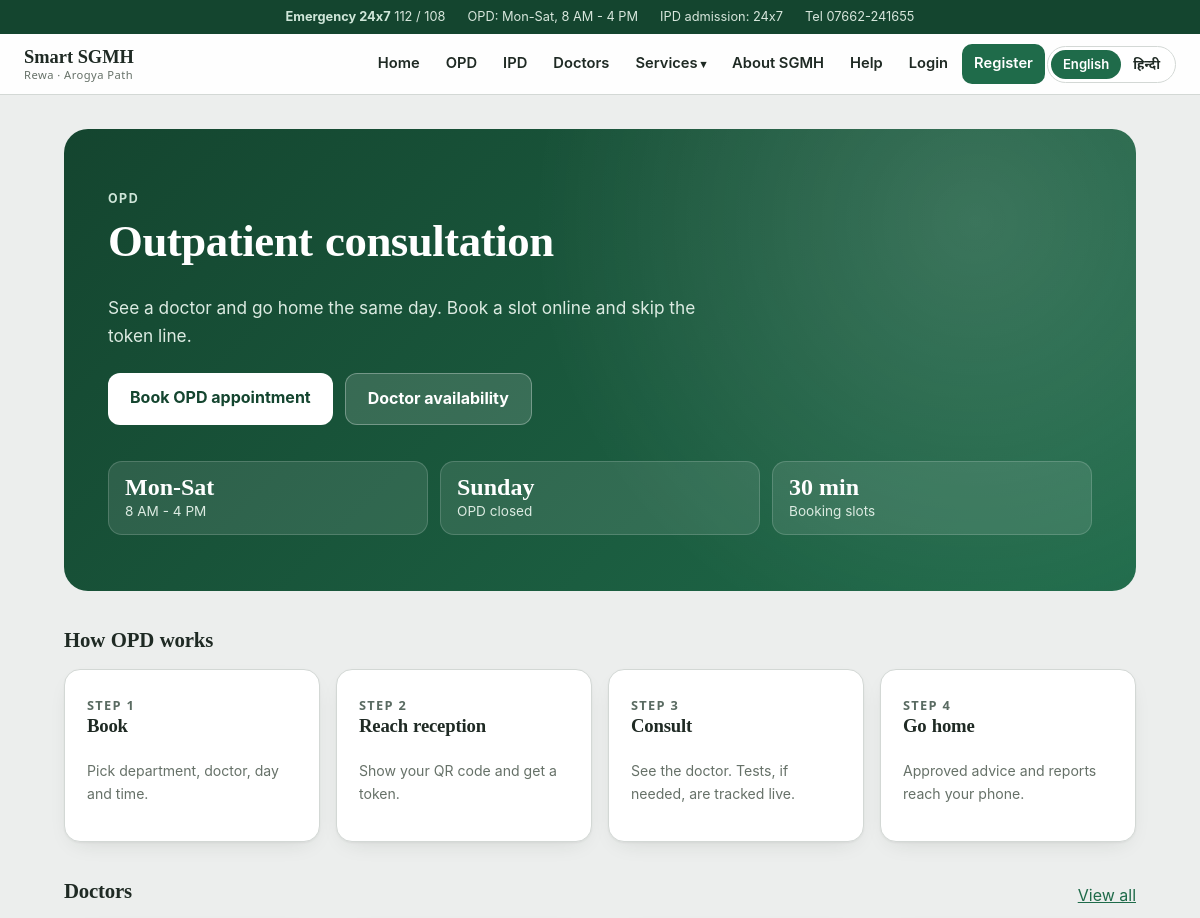
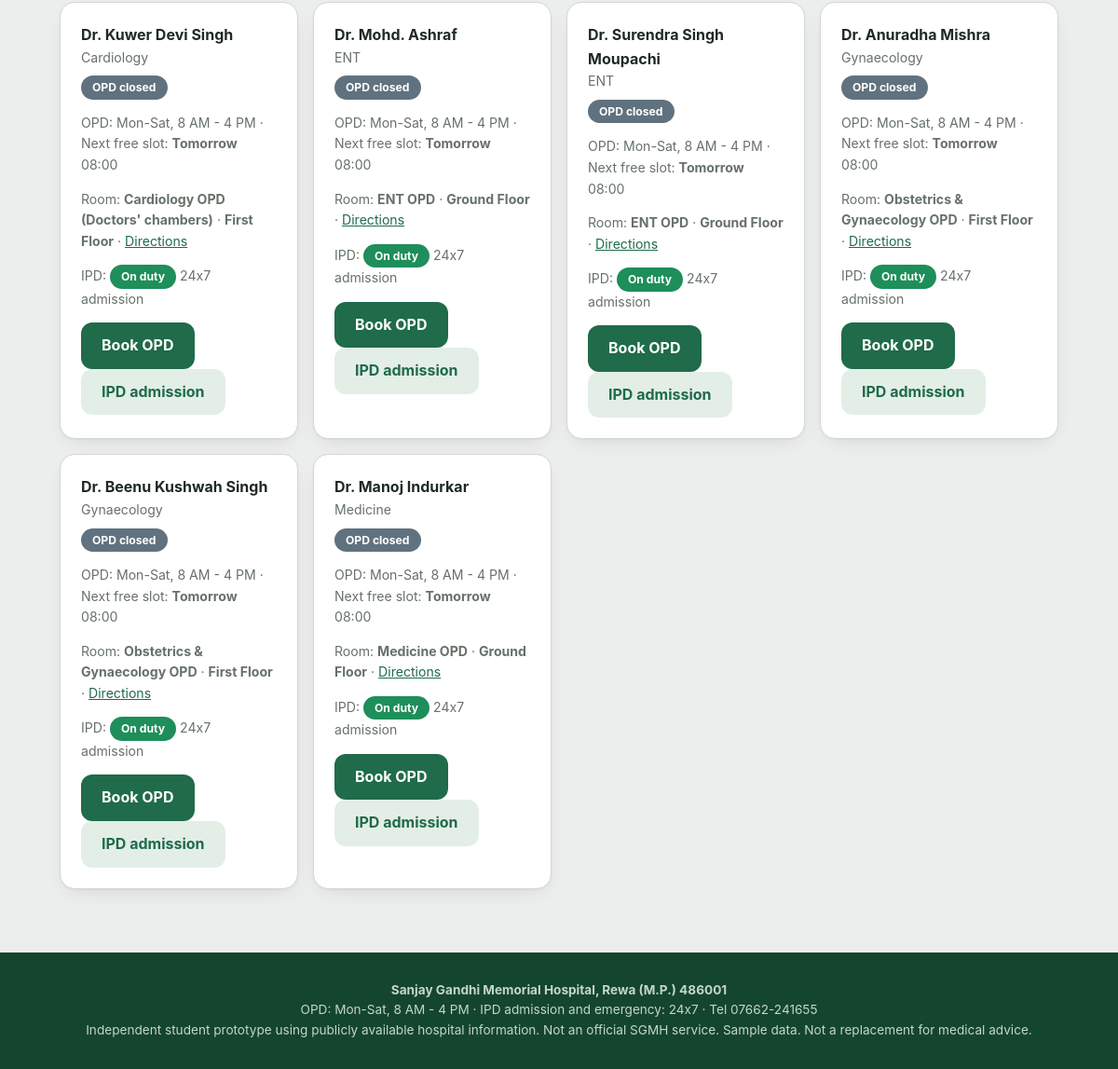
/opd, run on the app's committed database (2 pictures, top to bottom).
### tables this page shows
CREATE TABLE users(id INTEGER PRIMARY KEY,name,phone UNIQUE,role,pw,dept, degree TEXT, designation TEXT, photo TEXT, allergies TEXT);

### app.py (the view)
@app.route("/opd")
def opd_page(): return render_template("opd.html", docs=[d for d in get_docs() if d["code"] != "leave"][:6])

### app.py (called while the page is built)
@app.before_request
def csrf_guard():  # every POST must carry the session's CSRF token
    if request.method == "POST" and not request.path.startswith("/api/v1/") and (not session.get("csrf") or request.form.get("csrf") != session["csrf"]): abort(400)

@app.after_request
def headers(r):
    r.headers.update({"X-Content-Type-Options": "nosniff", "X-Frame-Options": "DENY", "Referrer-Policy": "same-origin"}); return r

def now(): return datetime.now(IST).replace(tzinfo=None)

def db():
    c = sqlite3.connect(DB); c.row_factory = sqlite3.Row; return c

def q(sql, a=(), one=False, commit=False):
    c = db(); cur = c.execute(sql, a); r = cur.fetchone() if one else cur.fetchall()
    if commit: c.commit()
    lid = cur.lastrowid; c.close()
    return lid if commit else r

def next_opd_day(d):
    while d.weekday() == 6: d += timedelta(days=1)
    return d

def default_date():
    n = now(); d = n.date()
    return next_opd_day(d + timedelta(days=1) if n.hour >= 16 else d)

def slot_states(doc_id, date):
    taken = {r["slot"] for r in q("SELECT slot FROM appts WHERE doctor_id=? AND date=? AND status!='cancelled' AND kind='OPD'", (doc_id, date))}
    n = now(); out = []
    for s in SLOTS:
        h, m = map(int, s.split(":"))
        past = date == n.date().isoformat() and (h, m) <= (n.hour, n.minute)
        out.append(dict(slot=s, state="taken" if s in taken else "past" if past else "free"))
    return out

def next_free(doc_id):
    d = default_date()
    for _ in range(8):
        free = [x["slot"] for x in slot_states(doc_id, d.isoformat()) if x["state"] == "free"]
        if free: return dict(date=d.isoformat(), slot=free[0], today=d == now().date())
        d = next_opd_day(d + timedelta(days=1))
    return None

def opd_open(): n = now(); return n.weekday() < 6 and 8 <= n.hour < 16

@app.context_processor
def inject_lang(): return dict(lang=session.get("lang", "en"), hi_map=HI if session.get("lang") == "hi" else {})

@app.after_request
def translate(r):
    if session.get("lang") == "hi" and not request.path.startswith("/app/") and r.mimetype == "text/html" and not r.direct_passthrough: r.set_data(tr_html(r.get_data(as_text=True)))
    return r

### templates/opd.html
{% extends 'base.html' %}{% block body %}
<div class="hero"><span class="eyebrow">OPD</span><h1>Outpatient consultation</h1><p>See a doctor and go home the same day. Book a slot online and skip the token line.</p><div class="btns"><a class="btn" href="/book">Book OPD appointment</a><a class="btn g" href="/doctors">Doctor availability</a></div>
<div class="stats"><div><b>Mon-Sat</b>8 AM - 4 PM</div><div><b>Sunday</b>OPD closed</div><div><b>30 min</b>Booking slots</div></div></div>
<div class="sec"><h2>How OPD works</h2></div><div class="row" style="margin-top:12px"><div class="c"><span class="step">STEP 1</span><h3>Book</h3><p class="m">Pick department, doctor, day and time.</p></div><div class="c"><span class="step">STEP 2</span><h3>Reach reception</h3><p class="m">Show your QR code and get a token.</p></div><div class="c"><span class="step">STEP 3</span><h3>Consult</h3><p class="m">See the doctor. Tests, if needed, are tracked live.</p></div><div class="c"><span class="step">STEP 4</span><h3>Go home</h3><p class="m">Approved advice and reports reach your phone.</p></div></div>
<div class="sec"><h2>Doctors</h2><a href="/doctors">View all</a></div><div class="row" style="margin-top:12px">{% for d in docs %}{% include '_doc.html' %}{% endfor %}</div>{% endblock %}

### templates/_doc.html
<div class="c"><div style="display:flex;justify-content:space-between;gap:8px;flex-wrap:wrap"><div><b>{{ d.name }}</b><div class="m">{{ d.dept }}</div></div><span class="tag" style="background:{{ d.color }}">{{ d.label }}</span></div>
<p class="m"><span>OPD</span>: <span>Mon-Sat, 8 AM - 4 PM</span>{% if d.nxt %} &middot; <span>Next free slot</span>: <b>{{ d.nxt.when }}</b> <span>{{ d.nxt.slot }}</span>{% endif %}{% if d.note %} &middot; {{ d.note }}{% endif %}</p>
{% set ri = room_info(d.dept) %}{% if ri %}<p class="m"><span>Room</span>: <b>{{ ri.name }}</b> &middot; <b>{{ ri.floor }}</b> &middot; <a href="/navigate?from=gate_main&to={{ ri.id }}">Directions</a></p>{% endif %}
<p class="m"><span>IPD</span>: <span class="tag" style="background:{{ '#c0392b' if d.ipd=='On leave' else '#1e8e5a' }}">{{ d.ipd }}</span> <span>24x7 admission</span></p>
{% if d.code=='leave' %}<span class="m">&mdash;</span>{% else %}<a class="btn" href="/book?dept={{ d.dept|urlencode }}&doctor={{ d.id }}">Book OPD</a> <a class="btn g" href="/admit?dept={{ d.dept|urlencode }}&doctor={{ d.id }}">IPD admission</a>{% endif %}</div>

### templates/base.html (style rules this page uses)
:root { --bg:#eceeed;--c:#ffffff;--tx:#1f2a24;--m:#667168;--p:#1f6b4a;--p2:#14452f;--p3:#e3eee7;--ac:#5a6b62;--bd:#d3d8d5;--ok:#1e8e5a;--no:#c0392b;--w:#5a6b62;--sh:0 1px 2px rgba(31,42,36,.05),0 8px 24px -12px rgba(31,42,36,.18);--r:16px }
* { box-sizing:border-box }
html { scroll-behavior:smooth }
body { margin:0;font-family:"Inter","Segoe UI","Noto Sans Devanagari",system-ui,sans-serif;background:var(--bg);color:var(--tx);line-height:1.6;font-size:16px }
h1,h2,h3 { font-family:Georgia,"Noto Serif Devanagari",serif;letter-spacing:-.01em;line-height:1.25 }
a { color:var(--p) }
h1 { font-size:2.3rem;margin:6px 0 10px }
h2 { font-size:1.3rem;margin:26px 0 12px }
.c h2,.c h3 { margin-top:0 }
.m { color:var(--m);font-size:.88rem }
.c { background:var(--c);border:1px solid var(--bd);border-radius:var(--r);padding:22px;margin:14px 0;box-shadow:var(--sh) }
.hero { position:relative;overflow:hidden;background:radial-gradient(circle at 85% 20%,rgba(255,255,255,.14),transparent 45%),linear-gradient(135deg,var(--p2),var(--p));color:#fff;border-radius:24px;padding:56px 44px;margin:6px 0 20px }
.hero h1 { font-size:2.8rem;max-width:720px;margin:10px 0 14px }
.hero p { color:#dcebe2;max-width:620px;font-size:1.08rem }
.eyebrow { display:inline-block;font-size:.78rem;font-weight:700;letter-spacing:.12em;text-transform:uppercase;color:#cfe6d9 }
.hero .btns { display:flex;flex-wrap:wrap;gap:12px;margin-top:24px }
.stats { display:grid;grid-template-columns:repeat(auto-fit,minmax(150px,1fr));gap:12px;margin-top:36px }
.stats div { background:rgba(255,255,255,.1);border:1px solid rgba(255,255,255,.16);border-radius:14px;padding:12px 16px;font-size:.85rem;color:#dcebe2 }
.stats b { display:block;font:700 1.5rem Georgia,serif;color:#fff }
.sec { display:flex;align-items:end;justify-content:space-between;margin-top:40px }
.sec h2 { margin:0 }
.step { font:700 .8rem system-ui;color:var(--ac);letter-spacing:.1em }
button,.btn { padding:12px 22px;border:0;border-radius:12px;background:var(--p);color:#fff;font:inherit;font-weight:700;cursor:pointer;text-decoration:none;display:inline-block;transition:.15s }
.g { background:var(--p3);color:var(--p) }
.hero .btn { background:#fff;color:var(--p2) }
.hero .btn.g { background:rgba(255,255,255,.14);color:#fff;border:1px solid rgba(255,255,255,.3) }
.tag { display:inline-block;padding:3px 12px;border-radius:99px;color:#fff;font-size:.76rem;font-weight:700 }
.row { display:grid;grid-template-columns:repeat(auto-fit,minmax(250px,1fr));gap:16px }
.row>.c { margin:0 }

### data on the page
users: name "Dr. Kuwer Devi Singh", dept "Cardiology", label "OPD closed", nxt.when "Tomorrow", nxt.slot "08:00", name "Cardiology OPD (Doctors' chambers)", floor "First Floor", ipd "On duty"
users: name "Dr. Mohd. Ashraf", dept "ENT", label "OPD closed", nxt.when "Tomorrow", nxt.slot "08:00", name "ENT OPD", floor "Ground Floor", ipd "On duty"
users: name "Dr. Surendra Singh Moupachi", dept "ENT", label "OPD closed", nxt.when "Tomorrow", nxt.slot "08:00", name "ENT OPD", floor "Ground Floor", ipd "On duty"
users: name "Dr. Anuradha Mishra", dept "Gynaecology", label "OPD closed", nxt.when "Tomorrow", nxt.slot "08:00", name "Obstetrics & Gynaecology OPD", floor "First Floor", ipd "On duty"
users: name "Dr. Beenu Kushwah Singh", dept "Gynaecology", label "OPD closed", nxt.when "Tomorrow", nxt.slot "08:00", name "Obstetrics & Gynaecology OPD", floor "First Floor", ipd "On duty"
users: name "Dr. Manoj Indurkar", dept "Medicine", label "OPD closed", nxt.when "Tomorrow", nxt.slot "08:00", name "Medicine OPD", floor "Ground Floor", ipd "On duty"
